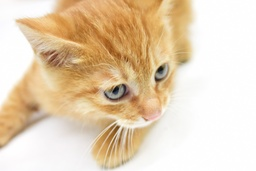
#> input picture image_processing/9/in_images/N811_konekocyan_TP_V.jpg, 256 x 171 px, shrunk from 1600 x 1066 before the run; its folder holds only this picture in this run
$ python create_binary_mask_grabCut.py
#> lines starting #> are read from the running program, lines starting #| are printed output that depends on the picture; after the words box and inside, x2 and y2 are one past the last pixel; in counts of white or black regions, pixels touching at a corner belong together
import numpy as np
import os, argparse
from tqdm import tqdm
from PIL import Image
import cv2

if __name__ == '__main__':
    parser = argparse.ArgumentParser()
    parser.add_argument("--in_image_dir", type=str, default="in_images")
    parser.add_argument("--out_image_dir", type=str, default="out_images")
    parser.add_argument('--iter_count', type=int, default=5)
    args = parser.parse_args()

    if not os.path.isdir(args.out_image_dir):
        os.mkdir(args.out_image_dir)

    image_names = sorted( [f for f in os.listdir(args.in_image_dir) if f.endswith(('.jpg','.jpeg','.png','.gif','.bmp'))] )

    for image_name in tqdm(image_names):
        in_image_full_path = os.path.join(args.in_image_dir, image_name)
        original_img = cv2.imread(in_image_full_path)
#> original_img is the input picture: shape (171, 256, 3); mean B, G, R 183.1, 210.2, 230.3
        mask = np.zeros(original_img.shape[:2], dtype="uint8")
        rect = (1, 1, mask.shape[1], mask.shape[0])
#> rect = (1, 1, 256, 171)
        fgModel = np.zeros((1, 65), dtype="float")
        bgModel = np.zeros((1, 65), dtype="float")

        (mask, bgModel, fgModel) = cv2.grabCut( original_img, mask, rect, bgModel, fgModel, iterCount=args.iter_count, mode=cv2.GC_INIT_WITH_RECT )
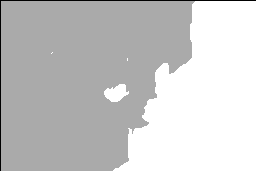
#> mask: shape (171, 256); min 0, max 3, mean 2.36; drawn with min black and max white
        binary_mask = np.where((mask == cv2.GC_BGD) | (mask == cv2.GC_PR_BGD),0, 1)
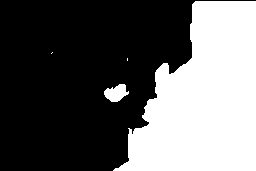
#> binary_mask: shape (171, 256) int64; values 0 (black) and 1 (white), 37.8% white; 4 white regions (2 under 20 px), largest, box (x1, y1, x2, y2) and area: (113, 1, 256, 171) 16263, (104, 84, 129, 102) 291
        binary_mask = (binary_mask * 255).astype("uint8")

        out_image_full_path = os.path.join(args.out_image_dir, image_name)
        cv2.imwrite( out_image_full_path, binary_mask )

$ run again, on image_processing/9/in_images/jitensya_cycling_man.png
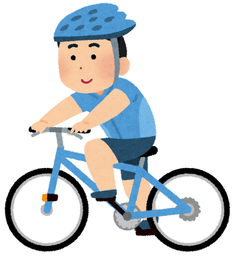
#> input picture image_processing/9/in_images/jitensya_cycling_man.png, 234 x 256 px, shrunk from 512 x 560 before the run
#> original_img is the input picture: shape (256, 234, 3); mean B, G, R 217.5, 214.8, 210.9
#> `(mask, bgModel, fgModel) = cv2.grabCut( original_img, mask, rect, bgMo..`:
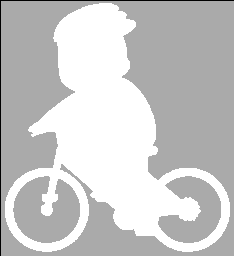
#> mask: shape (256, 234); min 0, max 3, mean 2.36; drawn with min black and max white
#> `binary_mask = np.where((mask == cv2.GC_BGD) | (mask == cv2.GC_PR_BGD),..`:
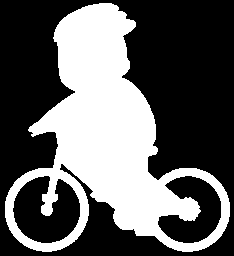
#> binary_mask: shape (256, 234) int64; values 0 (black) and 1 (white), 37.3% white; 1 white region, box (x1, y1, x2, y2) and area: (5, 3, 230, 252) 22369
